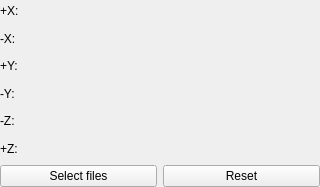
<?xml version="1.0" encoding="UTF-8"?>
<ui version="4.0">
 <class>CubemapWidget</class>
 <widget class="QWidget" name="CubemapWidget">
  <property name="geometry">
   <rect>
    <x>0</x>
    <y>0</y>
    <width>320</width>
    <height>187</height>
   </rect>
  </property>
  <property name="windowTitle">
   <string>Form</string>
  </property>
  <property name="locale">
   <locale language="English" country="UnitedStates"/>
  </property>
  <layout class="QVBoxLayout" name="verticalLayout">
   <property name="leftMargin">
    <number>0</number>
   </property>
   <property name="topMargin">
    <number>0</number>
   </property>
   <property name="rightMargin">
    <number>0</number>
   </property>
   <property name="bottomMargin">
    <number>0</number>
   </property>
   <item>
    <layout class="QHBoxLayout" name="horizontalLayout_2">
     <item>
      <widget class="QLabel" name="pXName">
       <property name="sizePolicy">
        <sizepolicy hsizetype="Preferred" vsizetype="Preferred">
         <horstretch>1</horstretch>
         <verstretch>0</verstretch>
        </sizepolicy>
       </property>
       <property name="text">
        <string>+X:</string>
       </property>
      </widget>
     </item>
     <item>
      <widget class="QLabel" name="pXFileLabel">
       <property name="sizePolicy">
        <sizepolicy hsizetype="Preferred" vsizetype="Preferred">
         <horstretch>4</horstretch>
         <verstretch>0</verstretch>
        </sizepolicy>
       </property>
       <property name="text">
        <string/>
       </property>
      </widget>
     </item>
    </layout>
   </item>
   <item>
    <layout class="QHBoxLayout" name="horizontalLayout_3">
     <item>
      <widget class="QLabel" name="nXName">
       <property name="sizePolicy">
        <sizepolicy hsizetype="Preferred" vsizetype="Preferred">
         <horstretch>1</horstretch>
         <verstretch>0</verstretch>
        </sizepolicy>
       </property>
       <property name="text">
        <string>-X:</string>
       </property>
      </widget>
     </item>
     <item>
      <widget class="QLabel" name="nXFileLabel">
       <property name="sizePolicy">
        <sizepolicy hsizetype="Preferred" vsizetype="Preferred">
         <horstretch>4</horstretch>
         <verstretch>0</verstretch>
        </sizepolicy>
       </property>
       <property name="text">
        <string/>
       </property>
      </widget>
     </item>
    </layout>
   </item>
   <item>
    <layout class="QHBoxLayout" name="horizontalLayout_4">
     <item>
      <widget class="QLabel" name="pYName">
       <property name="sizePolicy">
        <sizepolicy hsizetype="Preferred" vsizetype="Preferred">
         <horstretch>1</horstretch>
         <verstretch>0</verstretch>
        </sizepolicy>
       </property>
       <property name="text">
        <string>+Y:</string>
       </property>
      </widget>
     </item>
     <item>
      <widget class="QLabel" name="pYFileLabel">
       <property name="sizePolicy">
        <sizepolicy hsizetype="Preferred" vsizetype="Preferred">
         <horstretch>4</horstretch>
         <verstretch>0</verstretch>
        </sizepolicy>
       </property>
       <property name="text">
        <string/>
       </property>
      </widget>
     </item>
    </layout>
   </item>
   <item>
    <layout class="QHBoxLayout" name="horizontalLayout_5">
     <item>
      <widget class="QLabel" name="nYName">
       <property name="sizePolicy">
        <sizepolicy hsizetype="Preferred" vsizetype="Preferred">
         <horstretch>1</horstretch>
         <verstretch>0</verstretch>
        </sizepolicy>
       </property>
       <property name="text">
        <string>-Y:</string>
       </property>
      </widget>
     </item>
     <item>
      <widget class="QLabel" name="nYFileLabel">
       <property name="sizePolicy">
        <sizepolicy hsizetype="Preferred" vsizetype="Preferred">
         <horstretch>4</horstretch>
         <verstretch>0</verstretch>
        </sizepolicy>
       </property>
       <property name="text">
        <string/>
       </property>
      </widget>
     </item>
    </layout>
   </item>
   <item>
    <layout class="QHBoxLayout" name="horizontalLayout_6">
     <item>
      <widget class="QLabel" name="nzName">
       <property name="sizePolicy">
        <sizepolicy hsizetype="Preferred" vsizetype="Preferred">
         <horstretch>1</horstretch>
         <verstretch>0</verstretch>
        </sizepolicy>
       </property>
       <property name="text">
        <string>-Z:</string>
       </property>
      </widget>
     </item>
     <item>
      <widget class="QLabel" name="nZFileLabel">
       <property name="sizePolicy">
        <sizepolicy hsizetype="Preferred" vsizetype="Preferred">
         <horstretch>4</horstretch>
         <verstretch>0</verstretch>
        </sizepolicy>
       </property>
       <property name="text">
        <string/>
       </property>
      </widget>
     </item>
    </layout>
   </item>
   <item>
    <layout class="QHBoxLayout" name="horizontalLayout_7">
     <item>
      <widget class="QLabel" name="pZName">
       <property name="sizePolicy">
        <sizepolicy hsizetype="Preferred" vsizetype="Preferred">
         <horstretch>1</horstretch>
         <verstretch>0</verstretch>
        </sizepolicy>
       </property>
       <property name="text">
        <string>+Z:</string>
       </property>
      </widget>
     </item>
     <item>
      <widget class="QLabel" name="pZFileLabel">
       <property name="sizePolicy">
        <sizepolicy hsizetype="Preferred" vsizetype="Preferred">
         <horstretch>4</horstretch>
         <verstretch>0</verstretch>
        </sizepolicy>
       </property>
       <property name="text">
        <string/>
       </property>
      </widget>
     </item>
    </layout>
   </item>
   <item>
    <layout class="QHBoxLayout" name="horizontalLayout">
     <item>
      <widget class="QPushButton" name="selectButton">
       <property name="text">
        <string>Select files</string>
       </property>
      </widget>
     </item>
     <item>
      <widget class="QPushButton" name="resetButton">
       <property name="text">
        <string>Reset</string>
       </property>
      </widget>
     </item>
    </layout>
   </item>
  </layout>
 </widget>
 <resources/>
 <connections/>
</ui>
